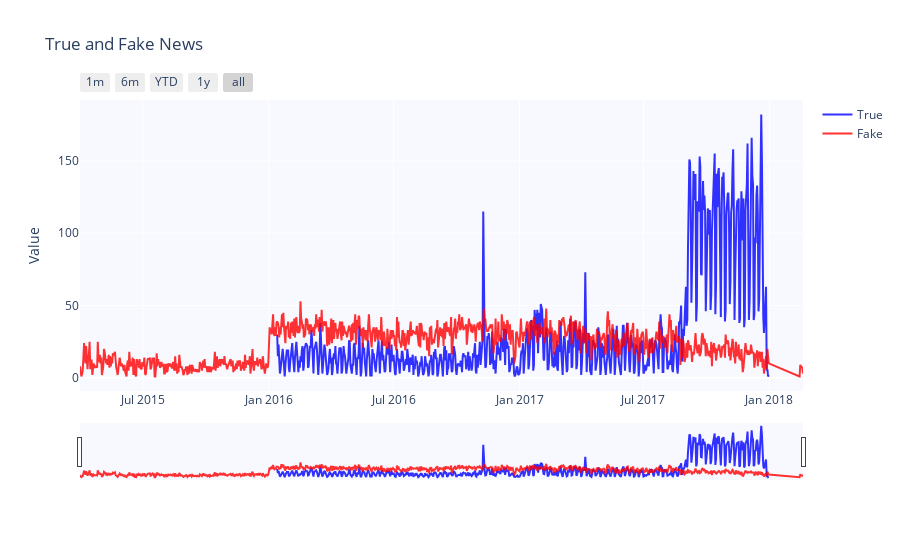

Source (notebook cell):
### Code cell
#Creating the count of output based on date
fake=fake_news_data.groupby(['date'])['output'].count()
fake=pd.DataFrame(fake)

true=true_news_data.groupby(['date'])['output'].count()
true=pd.DataFrame(true)

#Plotting the time series graph
fig = go.Figure()
fig.add_trace(go.Scatter(
         x=true.index,
         y=true['output'],
         name='True',
    line=dict(color='blue'),
    opacity=0.8))

fig.add_trace(go.Scatter(
         x=fake.index,
         y=fake['output'],
         name='Fake',
    line=dict(color='red'),
    opacity=0.8))

fig.update_xaxes(
    rangeslider_visible=True,
    rangeselector=dict(
        buttons=list([
            dict(count=1, label="1m", step="month", stepmode="backward"),
            dict(count=6, label="6m", step="month", stepmode="backward"),
            dict(count=1, label="YTD", step="year", stepmode="todate"),
            dict(count=1, label="1y", step="year", stepmode="backward"),
            dict(step="all")
        ])
    )
)
        
    
fig.update_layout(title_text='True and Fake News',plot_bgcolor='rgb(248, 248, 255)',yaxis_title='Value')

fig.show()

### Figure 1 — Plotly figure (JSON) as saved in the notebook; plotly's stock layout.template omitted (floating-point values rounded to 4 significant figures; data arrays with more than 128 entries replaced by an {"elided": "..."} marker saying what was removed)
{"data": [{"line": {"color": "blue"}, "name": "True", "opacity": 0.8, "type": "scatter", "x": {"elided": "716 str values"}, "y": {"elided": "716 int values"}}, {"line": {"color": "red"}, "name": "Fake", "opacity": 0.8, "type": "scatter", "x": {"elided": "1010 str values"}, "y": {"elided": "1010 int values"}}], "layout": {"plot_bgcolor": "rgb(248, 248, 255)", "title": {"text": "True and Fake News"}, "xaxis": {"rangeselector": {"buttons": [{"count": 1, "label": "1m", "step": "month", "stepmode": "backward"}, {"count": 6, "label": "6m", "step": "month", "stepmode": "backward"}, {"count": 1, "label": "YTD", "step": "year", "stepmode": "todate"}, {"count": 1, "label": "1y", "step": "year", "stepmode": "backward"}, {"step": "all"}]}, "rangeslider": {"visible": true}}, "yaxis": {"title": {"text": "Value"}}}}
